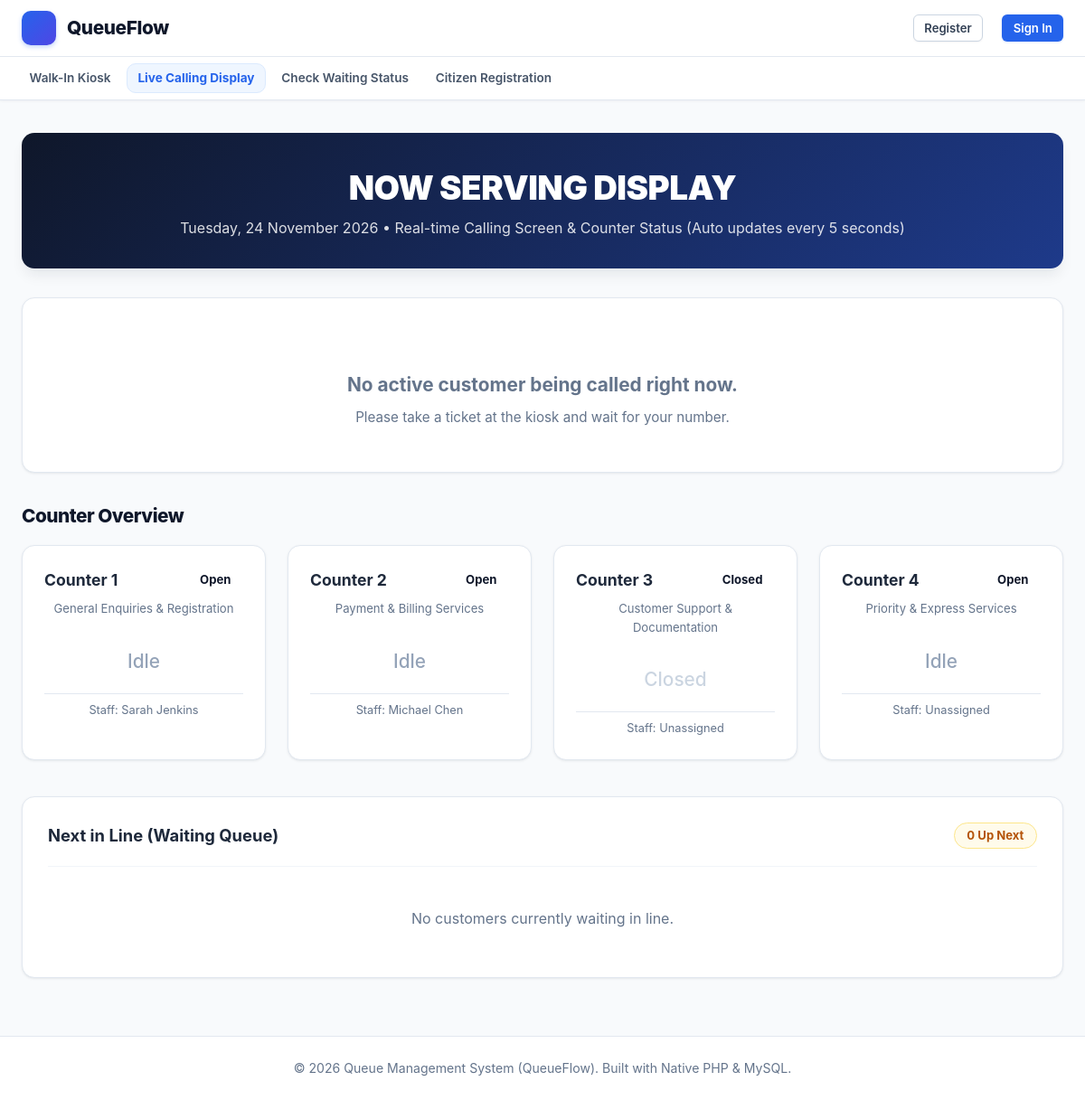
/display.php, run on an earlier commit of the app's database.
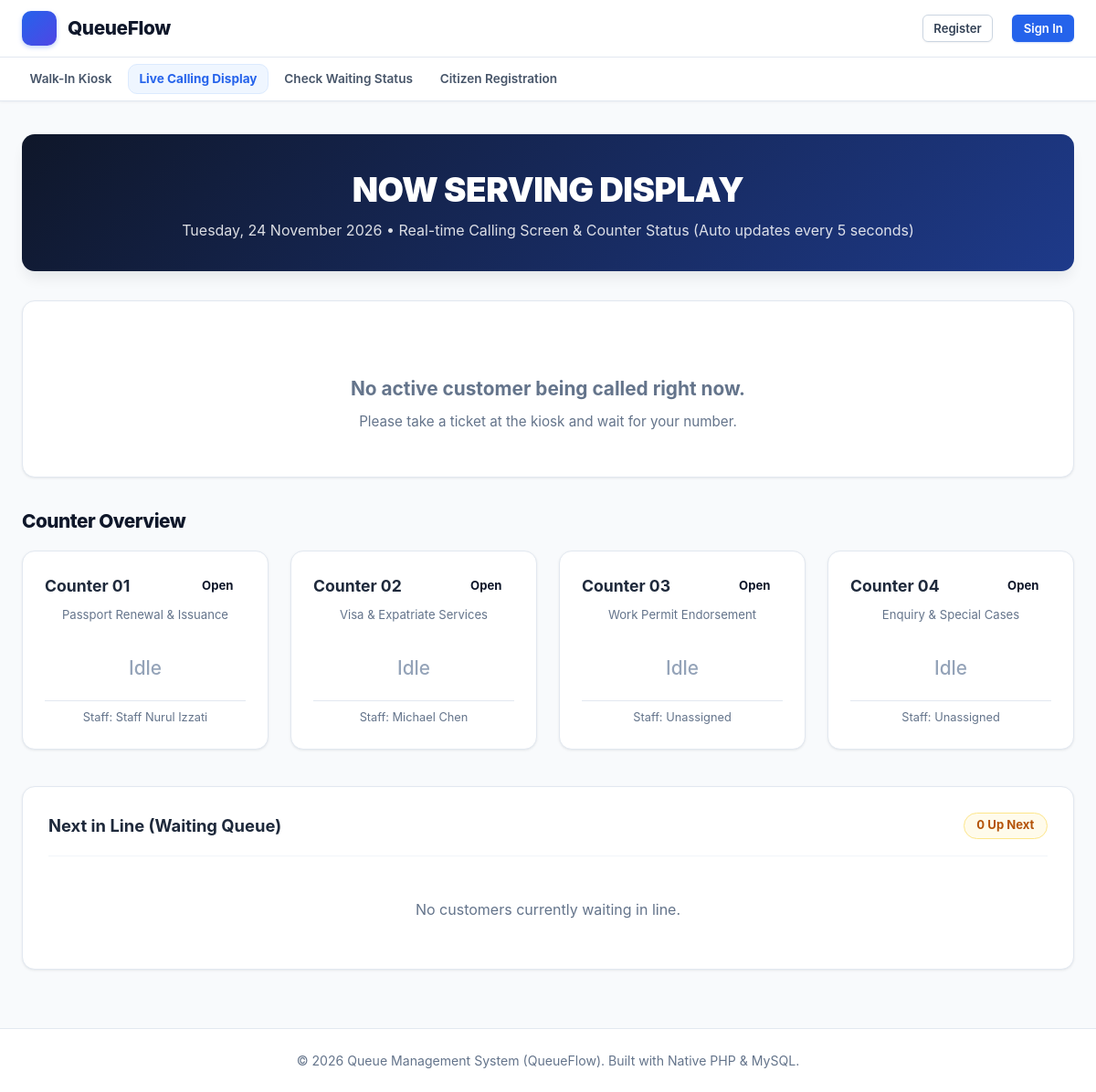
And on a later commit of the database.
### tables this page shows
CREATE TABLE `counters` (
  `id` INT AUTO_INCREMENT PRIMARY KEY,
  `counter_number` VARCHAR(30) NOT NULL UNIQUE,
  `counter_name` VARCHAR(100) NOT NULL,
  `status` ENUM('open', 'closed') NOT NULL DEFAULT 'open',
  `current_staff_id` INT NULL,
  `designated_service_id` INT NULL,
  `created_at` TIMESTAMP DEFAULT CURRENT_TIMESTAMP,
  CONSTRAINT `fk_counter_staff` FOREIGN KEY (`current_staff_id`) REFERENCES `users` (`id`) ON DELETE SET NULL,
  CONSTRAINT `fk_counter_service` FOREIGN KEY (`designated_service_id`) REFERENCES `services` (`id`) ON DELETE SET NULL
);

CREATE TABLE `users` (
  `id` INT AUTO_INCREMENT PRIMARY KEY,
  `username` VARCHAR(50) NOT NULL UNIQUE,
  `email` VARCHAR(100) NULL UNIQUE,
  `password` VARCHAR(255) NOT NULL,
  `full_name` VARCHAR(100) NOT NULL,
  `ic_passport` VARCHAR(50) NULL,
  `phone` VARCHAR(30) NULL,
  `role` ENUM('admin', 'staff', 'user') NOT NULL DEFAULT 'user',
  `status` ENUM('active', 'inactive') NOT NULL DEFAULT 'active',
  `created_at` TIMESTAMP DEFAULT CURRENT_TIMESTAMP
);

### display.php (the view, shortened to what the changed rows need)
<?php
require_once __DIR__ . '/includes/functions.php';
$pdo = getDBConnection();
$counters = $pdo->query("
    SELECT c.*,
           q.queue_number AS active_queue,
           q.status AS queue_status,
           u.full_name AS staff_name
    FROM counters c
    LEFT JOIN queues q ON q.counter_id = c.id AND q.status IN ('calling', 'serving')
    LEFT JOIN users u ON c.current_staff_id = u.id
    ORDER BY c.counter_number ASC
")->fetchAll();
require_once __DIR__ . '/includes/header.php';
?>
<div class="display-header">
    <h1 style="font-size: 2.3rem; font-weight: 900; margin-bottom: 0.25rem; letter-spacing: -0.5px;">
        <?php echo getIcon('tv', 32); ?> NOW SERVING DISPLAY
    </h1>
</div>
<div class="page-header" style="margin-bottom: 1rem;">
    <h2 class="page-title" style="font-size: 1.3rem;"><?php echo getIcon('counter', 20); ?> Counter Overview</h2>
</div>
<div class="grid grid-4" style="margin-bottom: 2.5rem;">
    <?php foreach ($counters as $cnt): ?>
        <div class="counter-display-card">
            <div style="display: flex; justify-content: space-between; align-items: center; margin-bottom: 0.5rem;">
                <span style="font-weight: 700; font-size: 1.1rem; color: #1e293b;"><?php echo e($cnt['counter_number']); ?></span>
                <?php echo renderStatusBadge($cnt['status']); ?>
            </div>
            <div style="font-size: 0.82rem; color: var(--text-muted); min-height: 20px;">
                <?php echo e($cnt['counter_name']); ?>
            </div>
            <div class="counter-display-num">
                <?php if ($cnt['status'] === 'open' && $cnt['active_queue']): ?>
                    <span style="color: #2563eb;"><?php echo e($cnt['active_queue']); ?></span>
                <?php elseif ($cnt['status'] === 'open'): ?>
                    <span style="color: #94a3b8; font-size: 1.3rem; font-weight: 500;">Idle</span>
                <?php else: ?>
                    <span style="color: #cbd5e1; font-size: 1.3rem; font-weight: 500;">Closed</span>
                <?php endif; ?>
            </div>
            <div style="font-size: 0.8rem; color: #64748b; border-top: 1px solid var(--border-color); padding-top: 0.5rem;">
                Staff: <?php echo !empty($cnt['staff_name']) ? e($cnt['staff_name']) : 'Unassigned'; ?>
            </div>
        </div>
    <?php endforeach; ?>
</div>
<?php require_once __DIR__ . '/includes/footer.php'; ?>

### includes/functions.php (shortened to what the changed rows need)
<?php
function e($value) {
    return htmlspecialchars((string)$value, ENT_QUOTES, 'UTF-8');
}
function renderStatusBadge($status) {
    $badges = [
        'waiting'      => '<span class="badge badge-waiting"><span class="badge-dot dot-waiting"></span>' . getIcon('clock', 13) . ' Waiting</span>',
        'calling'      => '<span class="badge badge-calling"><span class="badge-dot dot-calling"></span>' . getIcon('bell', 13) . ' Calling</span>',
        'serving'      => '<span class="badge badge-serving"><span class="badge-dot dot-serving"></span>' . getIcon('play-circle', 13) . ' Serving</span>',
        'completed'    => '<span class="badge badge-completed"><span class="badge-dot dot-completed"></span>' . getIcon('check-circle', 13) . ' Completed</span>',
        'skipped'      => '<span class="badge badge-skipped"><span class="badge-dot dot-skipped"></span>' . getIcon('slash', 13) . ' Skipped</span>',
        'open'         => '<span class="badge badge-open"><span class="badge-dot dot-open"></span>' . getIcon('check', 13) . ' Open</span>',
        'closed'       => '<span class="badge badge-closed"><span class="badge-dot dot-closed"></span>' . getIcon('x', 13) . ' Closed</span>',
        'active'       => '<span class="badge badge-active"><span class="badge-dot dot-open"></span> Active</span>',
        'inactive'     => '<span class="badge badge-inactive"><span class="badge-dot dot-closed"></span> Inactive</span>',
        'confirmed'    => '<span class="badge badge-completed"><span class="badge-dot dot-completed"></span> Confirmed</span>',
        'pending'      => '<span class="badge badge-waiting"><span class="badge-dot dot-waiting"></span> Pending</span>',
        'cancelled'    => '<span class="badge badge-skipped"><span class="badge-dot dot-skipped"></span> Cancelled</span>',
        'approved'     => '<span class="badge badge-completed"><span class="badge-dot dot-completed"></span> Approved</span>',
        'submitted'    => '<span class="badge badge-calling"><span class="badge-dot dot-calling"></span> Submitted</span>',
        'under_review' => '<span class="badge badge-waiting"><span class="badge-dot dot-waiting"></span> Under Review</span>',
        'rejected'     => '<span class="badge badge-skipped"><span class="badge-dot dot-skipped"></span> Rejected</span>',
    ];
    return $badges[$status] ?? '<span class="badge">' . e(ucfirst($status)) . '</span>';
}
function getIcon($name, $size = 18, $class = "icon") {
    return $icons[$name] ?? '';
}

What changed in the data, as far as the page shows it:
changed counters: counter_number "Counter 1" → "Counter 01"; counter_name "General Enquiries & Registration" → "Passport Renewal & Issuance"; current_staff.full_name "Sarah Jenkins" → "Staff Nurul Izzati"
changed counters "Michael Chen": counter_number "Counter 2" → "Counter 02"; counter_name "Payment & Billing Services" → "Visa & Expatriate Services"
changed counters: counter_number "Counter 3" → "Counter 03"; status "Closed" → "Open"; counter_name "Customer Support & Documentation" → "Work Permit Endorsement"; status "Closed" → "Idle"
changed counters: counter_number "Counter 4" → "Counter 04"; counter_name "Priority & Express Services" → "Enquiry & Special Cases"
